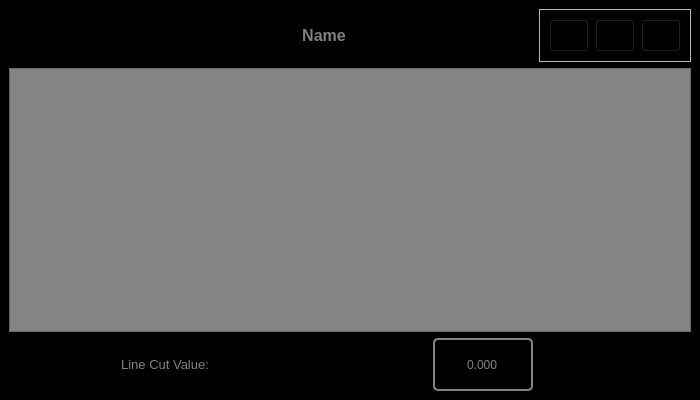
<?xml version="1.0" encoding="UTF-8"?>
<ui version="4.0">
 <class>MainWindow</class>
 <widget class="QMainWindow" name="MainWindow">
  <property name="geometry">
   <rect>
    <x>0</x>
    <y>0</y>
    <width>700</width>
    <height>400</height>
   </rect>
  </property>
  <property name="windowTitle">
   <string>Plot 1D</string>
  </property>
  <property name="windowIcon">
   <iconset resource="../../../Resources/nSOTScannerResources.qrc">
    <normaloff>:/nSOTScanner/Pictures/jj_schema.svg</normaloff>:/nSOTScanner/Pictures/jj_schema.svg</iconset>
  </property>
  <widget class="QWidget" name="centralwidget">
   <property name="styleSheet">
    <string notr="true">#centralwidget
{
background-color: rgb(0, 0, 0);
}</string>
   </property>
   <layout class="QGridLayout" name="gridLayout" rowstretch="1,5,1" columnstretch="1,1,1,1,1,1">
    <item row="0" column="1" colspan="4">
     <widget class="QLabel" name="label_Name">
      <property name="font">
       <font>
        <pointsize>12</pointsize>
        <weight>75</weight>
        <bold>true</bold>
       </font>
      </property>
      <property name="styleSheet">
       <string notr="true">color:grey</string>
      </property>
      <property name="text">
       <string>Name</string>
      </property>
      <property name="alignment">
       <set>Qt::AlignCenter</set>
      </property>
     </widget>
    </item>
    <item row="1" column="0" colspan="6">
     <layout class="QGridLayout" name="Layout_Plot">
      <item row="1" column="0">
       <widget class="QFrame" name="frame_Plot">
        <property name="styleSheet">
         <string notr="true">background-color: rgb(132, 132, 132);</string>
        </property>
        <property name="frameShape">
         <enum>QFrame::StyledPanel</enum>
        </property>
        <property name="frameShadow">
         <enum>QFrame::Raised</enum>
        </property>
       </widget>
      </item>
     </layout>
    </item>
    <item row="2" column="0">
     <spacer name="horizontalSpacer_4">
      <property name="orientation">
       <enum>Qt::Horizontal</enum>
      </property>
      <property name="sizeHint" stdset="0">
       <size>
        <width>114</width>
        <height>20</height>
       </size>
      </property>
     </spacer>
    </item>
    <item row="2" column="1">
     <widget class="QLabel" name="label_LineCutPosition">
      <property name="text">
       <string>&lt;html&gt;&lt;head/&gt;&lt;body&gt;&lt;p&gt;&lt;span style=&quot; font-size:10pt; color:#838383;&quot;&gt;Line Cut Value:&lt;/span&gt;&lt;/p&gt;&lt;/body&gt;&lt;/html&gt;</string>
      </property>
      <property name="alignment">
       <set>Qt::AlignCenter</set>
      </property>
     </widget>
    </item>
    <item row="2" column="2">
     <spacer name="horizontalSpacer">
      <property name="orientation">
       <enum>Qt::Horizontal</enum>
      </property>
      <property name="sizeHint" stdset="0">
       <size>
        <width>113</width>
        <height>20</height>
       </size>
      </property>
     </spacer>
    </item>
    <item row="2" column="3">
     <spacer name="horizontalSpacer_3">
      <property name="orientation">
       <enum>Qt::Horizontal</enum>
      </property>
      <property name="sizeHint" stdset="0">
       <size>
        <width>114</width>
        <height>20</height>
       </size>
      </property>
     </spacer>
    </item>
    <item row="2" column="4">
     <widget class="QLineEdit" name="lineEdit_LineCutPosition">
      <property name="sizePolicy">
       <sizepolicy hsizetype="Preferred" vsizetype="Preferred">
        <horstretch>0</horstretch>
        <verstretch>0</verstretch>
       </sizepolicy>
      </property>
      <property name="maximumSize">
       <size>
        <width>16777215</width>
        <height>16777215</height>
       </size>
      </property>
      <property name="styleSheet">
       <string notr="true">

QLineEdit#lineEdit_LineCutPosition{
color: rgb(131,131,131);
background-color:rgb(0,0,0);
border: 2px solid  rgb(131,131,131);
border-radius: 5px
}</string>
      </property>
      <property name="text">
       <string>0.000</string>
      </property>
      <property name="alignment">
       <set>Qt::AlignCenter</set>
      </property>
     </widget>
    </item>
    <item row="2" column="5">
     <spacer name="horizontalSpacer_2">
      <property name="orientation">
       <enum>Qt::Horizontal</enum>
      </property>
      <property name="sizeHint" stdset="0">
       <size>
        <width>114</width>
        <height>20</height>
       </size>
      </property>
     </spacer>
    </item>
    <item row="0" column="5">
     <widget class="QFrame" name="frame_Buttons">
      <property name="frameShape">
       <enum>QFrame::StyledPanel</enum>
      </property>
      <property name="frameShadow">
       <enum>QFrame::Raised</enum>
      </property>
      <layout class="QGridLayout" name="gridLayout_2">
       <item row="0" column="1">
        <widget class="QPushButton" name="pushButton_Show">
         <property name="sizePolicy">
          <sizepolicy hsizetype="Preferred" vsizetype="Preferred">
           <horstretch>0</horstretch>
           <verstretch>0</verstretch>
          </sizepolicy>
         </property>
         <property name="toolTip">
          <string>Show linecut</string>
         </property>
         <property name="styleSheet">
          <string notr="true">QPushButton:disabled#pushButton_Show {image:url(:/nSOTScanner/Pictures/lock.png)}

#pushButton_Show{
image:url(:/nSOTScanner/Pictures/Show.png);
background: black;
}

QPushButton:pressed#pushButton_Show{
image:url(:/nSOTScanner/Pictures/Show.png);
background: black;
border: 2px rgb(131,131,131);
border-radius: 5px
}</string>
         </property>
         <property name="text">
          <string/>
         </property>
        </widget>
       </item>
       <item row="0" column="2">
        <widget class="QPushButton" name="pushButton_SaveMatlab">
         <property name="sizePolicy">
          <sizepolicy hsizetype="Preferred" vsizetype="Preferred">
           <horstretch>0</horstretch>
           <verstretch>0</verstretch>
          </sizepolicy>
         </property>
         <property name="minimumSize">
          <size>
           <width>0</width>
           <height>0</height>
          </size>
         </property>
         <property name="toolTip">
          <string>&lt;html&gt;&lt;head/&gt;&lt;body&gt;&lt;p&gt;Save data in mat file.&lt;/p&gt;&lt;/body&gt;&lt;/html&gt;</string>
         </property>
         <property name="styleSheet">
          <string notr="true">QPushButton:disabled#pushButton_SaveMatlab {image:url(:/nSOTScanner/Pictures/lock.png)}

#pushButton_SaveMatlab{
image:url(:/nSOTScanner/Pictures/save.png);
background: black;
}

QPushButton:pressed#pushButton_SaveMatlab{
image:url(:/nSOTScanner/Pictures/save.png);
background: black;
border: 2px rgb(131,131,131);
border-radius: 5px
}</string>
         </property>
         <property name="text">
          <string/>
         </property>
        </widget>
       </item>
       <item row="0" column="0">
        <widget class="QPushButton" name="pushButton_Switch">
         <property name="sizePolicy">
          <sizepolicy hsizetype="Preferred" vsizetype="Preferred">
           <horstretch>0</horstretch>
           <verstretch>0</verstretch>
          </sizepolicy>
         </property>
         <property name="toolTip">
          <string>&lt;html&gt;&lt;head/&gt;&lt;body&gt;&lt;p&gt;Switch sensitivity and noise&lt;/p&gt;&lt;/body&gt;&lt;/html&gt;</string>
         </property>
         <property name="styleSheet">
          <string notr="true">QPushButton:disabled#pushButton_Switch {image:url(:/nSOTScanner/Pictures/lock.png)}

#pushButton_Switch{
image:url(:/nSOTScanner/Pictures/Switch.png);
background: black;
}

QPushButton:pressed#pushButton_Switch{
image:url(:/nSOTScanner/Pictures/Switch.png);
background: black;
border: 2px rgb(131,131,131);
border-radius: 5px
}</string>
         </property>
         <property name="text">
          <string/>
         </property>
        </widget>
       </item>
      </layout>
     </widget>
    </item>
   </layout>
  </widget>
 </widget>
 <resources>
  <include location="../../../Resources/nSOTScannerResources.qrc"/>
 </resources>
 <connections/>
</ui>
